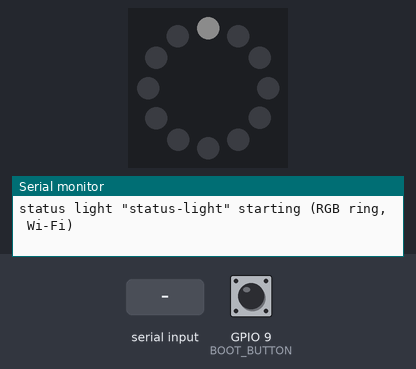
Bench run of a program on a simulated Seeed XIAO ESP32-C3. Shown: 12 RGB LEDs in a ring, first at the top, clockwise, the last lines printed to the serial monitor. The test bench sets the inputs (shaded band); at power-on: GPIO 9 (BOOT_BUTTON) HIGH. Dim RGB values are drawn brighter than linear; WiFi joins after 1.5 s; servers stay silent unless stated; EEPROM starts erased.

Above: at 0.1 s.
2.8 s: "p\n" received over Serial
At 2.95 s:
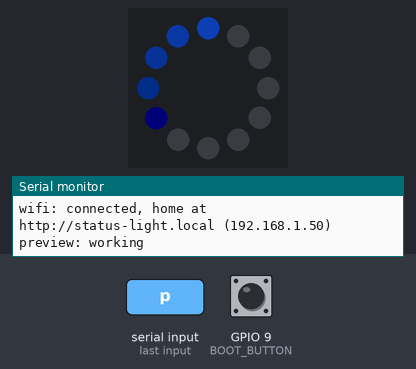
5.2 s: GPIO 9 (BOOT_BUTTON) pulled LOW for 3.2 s
At 6.29 s:
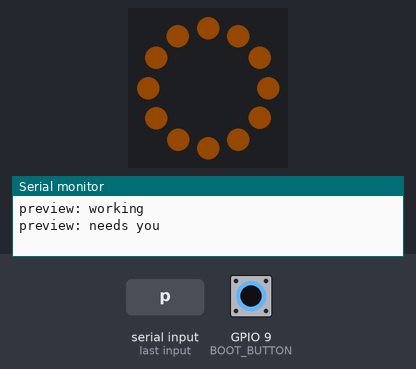
9.0 s: "[\n" received over Serial
At 10.9 s:
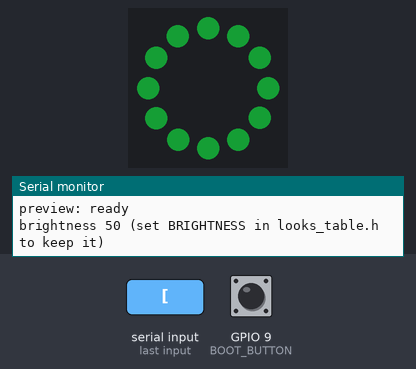
11.3 s: "?\n" received over Serial
14.3 s: GPIO 9 (BOOT_BUTTON) pulled LOW for 1 s
At 15.66 s:
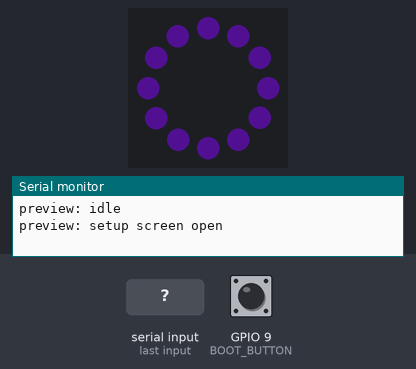

The program:

main.cpp
```cpp
// Claude Code status light: Seeed XIAO ESP32-C3 + 12-LED NeoPixel ring (RGB or RGBW).
//
// Two connection types, chosen per build (see platformio.ini):
//   Wi-Fi (USE_WIFI=1): long-polls the status hub (see hub/) and shows the combined state of
//     every Claude Code session on its channel. Hold BOOT 2 s for the setup screen.
//   USB (USE_WIFI=0): the radio stays off; the computer running Claude Code sends the state
//     over USB with `claude-light` (serial= in client.conf).
// Both take single characters over USB serial (115200; any baud works):
//   w working   n needs you   r ready   i idle   ? print status
//   p preview every look (include/looks_table.h)   [ ] brightness down/up (until restart)
//   s open the setup screen (Wi-Fi builds)

#include <Arduino.h>

#include "config.h"
#include "looks.h"
#include "settings.h"
#if USE_WIFI
#include "net.h"
#endif

static uint32_t lastCommandAt = 0;

static void statusLine() {
#if USE_WIFI
  Serial.println(netStatus());
#else
  Serial.printf("name %s, ring %s, USB only (radio off), showing %c\n", settings.name.c_str(),
                RGBW ? "RGBW" : "RGB", looksMode());
#endif
}

static void handleSerial() {
  while (Serial.available()) {
    char c = Serial.read();
    if (isStatusMode(c)) {
      looksSetMode(c);
      lastCommandAt = millis();
    } else if (c == '?') {
      statusLine();
    } else if (c == 'p') {
      looksPreview();
    } else if (c == '[' || c == ']') {
      Serial.printf("brightness %u (set BRIGHTNESS in looks_table.h to keep it)\n",
                    looksBrightnessStep(c == ']' ? 10 : -10));
#if USE_WIFI
    } else if (c == 's') {
      netOpenSetup();
#endif
    }
  }
}

#if USE_WIFI
static void handleBootButton() {
  static uint32_t pressedAt = 0;
  static bool fired = false;  // once per press
  if (digitalRead(BOOT_BUTTON) == LOW) {
    if (!pressedAt) pressedAt = millis();
    if (!fired && millis() - pressedAt > 2000) {
      fired = true;
      netOpenSetup();
    }
  } else {
    pressedAt = 0;
    fired = false;
  }
}
#else
// Nothing heard for a long time (e.g. the laptop went to sleep mid-session): go idle,
// like the hub does for silent sessions.
static void clearStaleUsbState() {
  uint32_t quiet = millis() - lastCommandAt;
  char m = looksMode();
  if ((m == 'w' && quiet > USB_WORKING_STALE_MS) || (m == 'n' && quiet > USB_NEEDS_STALE_MS)) {
    looksSetMode('i');
  }
}
#endif

void setup() {
  Serial.begin(115200);
  looksBegin();
  settingsLoad();
#if USE_WIFI
  pinMode(BOOT_BUTTON, INPUT_PULLUP);
  looksSetSystem(SYS_CONNECTING);
  looksFrame();
  Serial.printf("status light \"%s\" starting (%s ring, Wi-Fi)\n", settings.name.c_str(),
                RGBW ? "RGBW" : "RGB");
  netBegin();
#else
  Serial.printf("status light \"%s\" starting (%s ring, USB only)\n", settings.name.c_str(),
                RGBW ? "RGBW" : "RGB");
#endif
}

void loop() {
  static uint32_t lastFrame = 0;
  handleSerial();
#if USE_WIFI
  handleBootButton();
  if (char m = pendingMode) {
    pendingMode = 0;
    looksSetMode(m);
  }
  netLoop();
#else
  clearStaleUsbState();
#endif
  if (millis() - lastFrame >= 10) {
    lastFrame = millis();
    looksFrame();
  }
  delay(1);
}
```

certs.h
```cpp
#pragma once
// Generated by tools/make_certs.py: ISRG Root X1 + X2 (Let's Encrypt).
static const char HUB_ROOT_CAS[] =
    "-----BEGIN CERTIFICATE-----\n"
    "MIIFazCCA1OgAwIBAgIRAIIQz7DSQONZRGPgu2OCiwAwDQYJKoZIhvcNAQELBQAw\n"
    "TzELMAkGA1UEBhMCVVMxKTAnBgNVBAoTIEludGVybmV0IFNlY3VyaXR5IFJlc2Vh\n"
    "cmNoIEdyb3VwMRUwEwYDVQQDEwxJU1JHIFJvb3QgWDEwHhcNMTUwNjA0MTEwNDM4\n"
    "WhcNMzUwNjA0MTEwNDM4WjBPMQswCQYDVQQGEwJVUzEpMCcGA1UEChMgSW50ZXJu\n"
    "ZXQgU2VjdXJpdHkgUmVzZWFyY2ggR3JvdXAxFTATBgNVBAMTDElTUkcgUm9vdCBY\n"
    "MTCCAiIwDQYJKoZIhvcNAQEBBQADggIPADCCAgoCggIBAK3oJHP0FDfzm54rVygc\n"
    "h77ct984kIxuPOZXoHj3dcKi/vVqbvYATyjb3miGbESTtrFj/RQSa78f0uoxmyF+\n"
    "0TM8ukj13Xnfs7j/EvEhmkvBioZxaUpmZmyPfjxwv60pIgbz5MDmgK7iS4+3mX6U\n"
    "A5/TR5d8mUgjU+g4rk8Kb4Mu0UlXjIB0ttov0DiNewNwIRt18jA8+o+u3dpjq+sW\n"
    "T8KOEUt+zwvo/7V3LvSye0rgTBIlDHCNAymg4VMk7BPZ7hm/ELNKjD+Jo2FR3qyH\n"
    "B5T0Y3HsLuJvW5iB4YlcNHlsdu87kGJ55tukmi8mxdAQ4Q7e2RCOFvu396j3x+UC\n"
    "B5iPNgiV5+I3lg02dZ77DnKxHZu8A/lJBdiB3QW0KtZB6awBdpUKD9jf1b0SHzUv\n"
    "KBds0pjBqAlkd25HN7rOrFleaJ1/ctaJxQZBKT5ZPt0m9STJEadao0xAH0ahmbWn\n"
    "OlFuhjuefXKnEgV4We0+UXgVCwOPjdAvBbI+e0ocS3MFEvzG6uBQE3xDk3SzynTn\n"
    "jh8BCNAw1FtxNrQHusEwMFxIt4I7mKZ9YIqioymCzLq9gwQbooMDQaHWBfEbwrbw\n"
    "qHyGO0aoSCqI3Haadr8faqU9GY/rOPNk3sgrDQoo//fb4hVC1CLQJ13hef4Y53CI\n"
    "rU7m2Ys6xt0nUW7/vGT1M0NPAgMBAAGjQjBAMA4GA1UdDwEB/wQEAwIBBjAPBgNV\n"
    "HRMBAf8EBTADAQH/MB0GA1UdDgQWBBR5tFnme7bl5AFzgAiIyBpY9umbbjANBgkq\n"
    "hkiG9w0BAQsFAAOCAgEAVR9YqbyyqFDQDLHYGmkgJykIrGF1XIpu+ILlaS/V9lZL\n"
    "ubhzEFnTIZd+50xx+7LSYK05qAvqFyFWhfFQDlnrzuBZ6brJFe+GnY+EgPbk6ZGQ\n"
    "3BebYhtF8GaV0nxvwuo77x/Py9auJ/GpsMiu/X1+mvoiBOv/2X/qkSsisRcOj/KK\n"
    "NFtY2PwByVS5uCbMiogziUwthDyC3+6WVwW6LLv3xLfHTjuCvjHIInNzktHCgKQ5\n"
    "ORAzI4JMPJ+GslWYHb4phowim57iaztXOoJwTdwJx4nLCgdNbOhdjsnvzqvHu7Ur\n"
    "TkXWStAmzOVyyghqpZXjFaH3pO3JLF+l+/+sKAIuvtd7u+Nxe5AW0wdeRlN8NwdC\n"
    "jNPElpzVmbUq4JUagEiuTDkHzsxHpFKVK7q4+63SM1N95R1NbdWhscdCb+ZAJzVc\n"
    "oyi3B43njTOQ5yOf+1CceWxG1bQVs5ZufpsMljq4Ui0/1lvh+wjChP4kqKOJ2qxq\n"
    "4RgqsahDYVvTH9w7jXbyLeiNdd8XM2w9U/t7y0Ff/9yi0GE44Za4rF2LN9d11TPA\n"
    "mRGunUHBcnWEvgJBQl9nJEiU0Zsnvgc/ubhPgXRR4Xq37Z0j4r7g1SgEEzwxA57d\n"
    "emyPxgcYxn/eR44/KJ4EBs+lVDR3veyJm+kXQ99b21/+jh5Xos1AnX5iItreGCc=\n"
    "-----END CERTIFICATE-----\n"
    "-----BEGIN CERTIFICATE-----\n"
    "MIICGzCCAaGgAwIBAgIQQdKd0XLq7qeAwSxs6S+HUjAKBggqhkjOPQQDAzBPMQsw\n"
    "CQYDVQQGEwJVUzEpMCcGA1UEChMgSW50ZXJuZXQgU2VjdXJpdHkgUmVzZWFyY2gg\n"
    "R3JvdXAxFTATBgNVBAMTDElTUkcgUm9vdCBYMjAeFw0yMDA5MDQwMDAwMDBaFw00\n"
    "MDA5MTcxNjAwMDBaME8xCzAJBgNVBAYTAlVTMSkwJwYDVQQKEyBJbnRlcm5ldCBT\n"
    "ZWN1cml0eSBSZXNlYXJjaCBHcm91cDEVMBMGA1UEAxMMSVNSRyBSb290IFgyMHYw\n"
    "EAYHKoZIzj0CAQYFK4EEACIDYgAEzZvVn4CDCuwJSvMWSj5cz3es3mcFDR0HttwW\n"
    "+1qLFNvicWDEukWVEYmO6gbf9yoWHKS5xcUy4APgHoIYOIvXRdgKam7mAHf7AlF9\n"
    "ItgKbppbd9/w+kHsOdx1ymgHDB/qo0IwQDAOBgNVHQ8BAf8EBAMCAQYwDwYDVR0T\n"
    "AQH/BAUwAwEB/zAdBgNVHQ4EFgQUfEKWrt5LSDv6kviejM9ti6lyN5UwCgYIKoZI\n"
    "zj0EAwMDaAAwZQIwe3lORlCEwkSHRhtFcP9Ymd70/aTSVaYgLXTWNLxBo1BfASdW\n"
    "tL4ndQavEi51mI38AjEAi/V3bNTIZargCyzuFJ0nN6T5U6VR5CmD1/iQMVtCnwr1\n"
    "/q4AaOeMSQ+2b1tbFfLn\n"
    "-----END CERTIFICATE-----\n";
```

looks.h
```cpp
#pragma once
#include <Arduino.h>

// Status modes (from the hub, USB serial or the local web page):
//   'w' working, 'n' needs you, 'r' ready, 'i' idle
// System looks shown on top of the status while something needs attention:
//   SYS_SETUP       setup screen open (join the StatusLight-Setup Wi-Fi from a phone)
//   SYS_CONNECTING  joining Wi-Fi
//   SYS_OFFLINE     can't reach the hub
//   SYS_BAD_TOKEN   the hub rejected the token
enum SystemLook : uint8_t { SYS_NONE, SYS_SETUP, SYS_CONNECTING, SYS_OFFLINE, SYS_BAD_TOKEN };

void looksBegin();
bool isStatusMode(char m);
void looksSetMode(char m);  // restarts the animation only when the mode changes
char looksMode();
void looksSetSystem(SystemLook s);
SystemLook looksSystem();
void looksFrame();  // draw one frame; call every ~10 ms
void looksPreview();  // show every look in include/looks_table.h for 3 s each
uint8_t looksBrightnessStep(int delta);  // live brightness change (not saved); returns the new level
```

looks_table.h
```cpp
// Every look the light can show, in one place. Edit this file to change how the light looks,
// then rebuild and flash. Type `p` on USB serial to preview every look in turn, and `[` / `]`
// to try other brightness levels live.
//
// Each look is:  { "name", {red, green, blue, white}, effect, period ms, low %, high %, show ms }
//
//   color     0-255 each (any online color picker shows red/green/blue). White drives the
//             white LED on RGBW rings: add some for pastels, or use only white for a clean
//             white. On RGB rings the white amount is mixed from red+green+blue instead, so
//             the same line works on both (a bit bluer on RGB).
//   effect    Steady   one brightness (high), no movement
//             Breathe  slow fade low -> high -> low; one breath = period
//             Blink    whole ring on (high) / off (low); one on + off = period
//             Spin     one bright pixel (high) circles the ring, the rest sit at low; one lap = period
//             Comet    like Spin with a fading 5-pixel tail
//             Fill     lights up pixel by pixel over period, then glows gently between low and high
//             Pip      pixel 0 flashes briefly (high) once per period; the rest stay off
//             DoublePip  same, two quick flashes per period
//   low/high  brightness, 0-100 %, on top of BRIGHTNESS below
//   show ms   0 = shown as long as the state lasts. Otherwise the look fades out over its last
//             3 s and the light goes idle (used for "ready").
//
// What picks the look: a system look (setup screen, joining Wi-Fi, hub problems) wins over the
// status from Claude Code; `p` preview wins over both. Status names: w = Working, n = Needs,
// r = Ready, i = Idle.
#pragma once

#include <stdint.h>

// Overall brightness, 0-255. 60 is soft on a desk and well inside what USB can power
// (12 LEDs at full white would be ~0.7 A at 255). Try levels live with [ and ].
constexpr uint8_t BRIGHTNESS = 60;

struct Rgbw {
  uint8_t r, g, b, w;
};

enum class Effect : uint8_t { Steady, Breathe, Blink, Spin, Comet, Fill, Pip, DoublePip };

struct Look {
  const char* name;
  Rgbw color;
  Effect effect;
  uint16_t periodMs;
  uint8_t low;
  uint8_t high;
  uint32_t showMs;
};

namespace looks {

// clang-format off
// ---- Status from Claude Code ------------------------------------------------------------------
//                          name                  color                  effect             period low high  show
inline constexpr Look Working    {"working",           { 20,  90, 255,   0}, Effect::Comet,     1080,   0, 100,     0};
inline constexpr Look Needs      {"needs you",         {255, 120,   0,   0}, Effect::Breathe,   2000,  15, 100,     0};
inline constexpr Look Ready      {"ready",             { 40, 255,  90,   0}, Effect::Fill,      1000,  45,  60, 60000};
inline constexpr Look Idle       {"idle",              {  0,   0,   0,   0}, Effect::Steady,       0,   0,   0,     0};

// ---- System (Wi-Fi lights) --------------------------------------------------------------------
inline constexpr Look Setup      {"setup screen open", {150,  40, 255,   0}, Effect::Breathe,   3000,  10,  70,     0};
inline constexpr Look Connecting {"joining Wi-Fi",     {  0,   0,   0,  90}, Effect::Spin,      1440,   0,  60,     0};
inline constexpr Look Offline    {"hub unreachable",   {255,   0,   0,   0}, Effect::Pip,       2000,   0,  70,     0};
inline constexpr Look BadToken   {"hub token wrong",   {255,   0, 160,   0}, Effect::DoublePip, 2000,   0,  70,     0};
// clang-format on

// The order `p` previews them in.
inline constexpr const Look* All[] = {&Working, &Needs, &Ready, &Idle, &Setup, &Connecting, &Offline, &BadToken};

}  // namespace looks
```

net.h
```cpp
#pragma once
#include <Arduino.h>

#include "looks.h"

// Wi-Fi (with the phone setup screen), the hub long-poll, and the local web page.
void netBegin();
void netLoop();       // call from loop()
void netOpenSetup();  // open the setup screen (BOOT button, serial 's')
String netStatus();   // one line for the serial '?' command

// Mode requested by the hub-poll task; loop() applies it. 0 = nothing pending.
extern volatile char pendingMode;
```

looks.cpp
```cpp
// Draws the looks defined in include/looks_table.h. To change colors or effects, edit that
// file, not this one.
#include "looks.h"

#include <Adafruit_NeoPixel.h>

#include "config.h"
#include "looks_table.h"

#if RGBW
static Adafruit_NeoPixel ring(LED_COUNT, LED_PIN, NEO_GRBW + NEO_KHZ800);
#else
static Adafruit_NeoPixel ring(LED_COUNT, LED_PIN, NEO_GRB + NEO_KHZ800);
#endif

static char mode = 'i';
static uint32_t modeStart = 0;
static SystemLook sys = SYS_NONE;
static uint32_t sysStart = 0;
static int previewIndex = -1;  // >= 0 while `p` is previewing
static uint32_t previewStart = 0;
constexpr uint32_t PREVIEW_STEP_MS = 3000;
constexpr uint32_t FADE_OUT_MS = 3000;

static void put(int i, float v, Rgbw c) {
  v = constrain(v, 0.0f, 1.0f);
  int px = ((i + PIXEL_OFFSET) % LED_COUNT + LED_COUNT) % LED_COUNT;
#if RGBW
  ring.setPixelColor(px, ring.Color(c.r * v, c.g * v, c.b * v, c.w * v));
#else
  ring.setPixelColor(px, ring.Color(min(255, c.r + c.w) * v, min(255, c.g + c.w) * v,
                                    min(255, c.b + c.w) * v));
#endif
}

static float wave(uint32_t t, uint32_t periodMs) {  // 0..1..0 over one period, starts at 0
  if (!periodMs) return 1;
  return (1 - cosf(2 * PI * (t % periodMs) / (float)periodMs)) / 2;
}

// Draws one look `t` ms after it started. Returns false once a timed look (show ms) is over.
static bool draw(const Look& L, uint32_t t) {
  if (L.showMs && t >= L.showMs) return false;
  float lo = L.low / 100.0f, hi = L.high / 100.0f;
  float fade = 1;
  if (L.showMs && t + FADE_OUT_MS > L.showMs) fade = (L.showMs - t) / (float)FADE_OUT_MS;
  uint32_t p = L.periodMs ? L.periodMs : 1;

  switch (L.effect) {
    case Effect::Steady:
      for (int i = 0; i < LED_COUNT; i++) put(i, hi * fade, L.color);
      break;
    case Effect::Breathe:
      for (int i = 0; i < LED_COUNT; i++) put(i, (lo + (hi - lo) * wave(t, p)) * fade, L.color);
      break;
    case Effect::Blink: {
      float v = (t % p) < p / 2 ? hi : lo;
      for (int i = 0; i < LED_COUNT; i++) put(i, v * fade, L.color);
      break;
    }
    case Effect::Spin: {
      int head = (int)((t % p) * LED_COUNT / p);
      for (int i = 0; i < LED_COUNT; i++) put(i, (i == head ? hi : lo) * fade, L.color);
      break;
    }
    case Effect::Comet: {
      float head = (t % p) * (float)LED_COUNT / p;
      for (int i = 0; i < LED_COUNT; i++) {
        float d = head - i;
        if (d < 0) d += LED_COUNT;
        float tail = d < 5 ? 1 - d / 5 : 0;
        put(i, (lo + (hi - lo) * tail * tail) * fade, L.color);
      }
      break;
    }
    case Effect::Fill: {
      float filled = t * (float)LED_COUNT / p;
      float glow = lo + (hi - lo) * wave(t, 4000);
      for (int i = 0; i < LED_COUNT; i++) {
        float v = constrain(filled - i, 0.0f, 1.0f);
        put(i, (v * glow + (v < 1 ? v * 0.4f : 0)) * fade, L.color);  // bright leading edge
      }
      break;
    }
    case Effect::Pip:
      if (t % p < 150) put(0, hi, L.color);
      break;
    case Effect::DoublePip: {
      uint32_t s = t % p;
      if (s < 120 || (s > 300 && s < 420)) put(0, hi, L.color);
      break;
    }
  }
  return true;
}

static const Look& statusLook(char m) {
  switch (m) {
    case 'w': return looks::Working;
    case 'n': return looks::Needs;
    case 'r': return looks::Ready;
    default: return looks::Idle;
  }
}

static const Look& systemLook(SystemLook s) {
  switch (s) {
    case SYS_SETUP: return looks::Setup;
    case SYS_CONNECTING: return looks::Connecting;
    case SYS_OFFLINE: return looks::Offline;
    default: return looks::BadToken;
  }
}

void looksBegin() {
  ring.begin();
  ring.setBrightness(BRIGHTNESS);
  ring.clear();
  ring.show();
}

bool isStatusMode(char m) { return m == 'w' || m == 'n' || m == 'r' || m == 'i'; }

void looksSetMode(char m) {
  if (!isStatusMode(m) || m == mode) return;
  mode = m;
  modeStart = millis();
}

char looksMode() { return mode; }

void looksSetSystem(SystemLook s) {
  if (s == sys) return;
  sys = s;
  sysStart = millis();
}

SystemLook looksSystem() { return sys; }

void looksPreview() {
  previewIndex = 0;
  previewStart = millis();
  Serial.printf("preview: %s\n", looks::All[0]->name);
}

uint8_t looksBrightnessStep(int delta) {
  int b = constrain((int)ring.getBrightness() + delta, 5, 255);
  ring.setBrightness(b);
  return b;
}

void looksFrame() {
  uint32_t now = millis();
  ring.clear();
  if (previewIndex >= 0) {
    uint32_t t = now - previewStart;
    if (t >= PREVIEW_STEP_MS) {
      constexpr int count = sizeof(looks::All) / sizeof(looks::All[0]);
      if (++previewIndex >= count) {
        previewIndex = -1;
        Serial.println("preview: done");
      } else {
        previewStart = now;
        t = 0;
        Serial.printf("preview: %s\n", looks::All[previewIndex]->name);
      }
    }
    if (previewIndex >= 0) {
      draw(*looks::All[previewIndex], t);  // the first 3 s of each look
    }
  } else if (sys != SYS_NONE) {
    draw(systemLook(sys), now - sysStart);
  } else if (!draw(statusLook(mode), now - modeStart)) {
    mode = 'i';  // a timed look (ready) is over
  }
  ring.show();
}
```

config.h
```cpp
#pragma once
#include <stdint.h>
// Hardware and timing settings shared by every light. Colors, effects and brightness live in
// looks_table.h. Per-light settings (name, hub,
// token, channel) are entered on the setup screen and saved on the board instead.

#ifndef RGBW
#define RGBW 0  // 0 = RGB ring, 1 = RGBW ring. Set per build env in platformio.ini.
#endif

#ifndef USE_WIFI
#define USE_WIFI 1  // 1 = Wi-Fi + hub, 0 = USB only (radio never turned on). Set per build env.
#endif

// USB-only lights hear nothing when the computer sleeps mid-session, so a stuck state
// clears itself after the same limits the hub uses.
constexpr uint32_t USB_WORKING_STALE_MS = 20UL * 60 * 1000;
constexpr uint32_t USB_NEEDS_STALE_MS = 3UL * 60 * 60 * 1000;

constexpr int LED_PIN = 4;          // XIAO pin D2 (GPIO4) -> 470 ohm -> ring "IN"
constexpr int LED_COUNT = 12;
constexpr int PIXEL_OFFSET = 0;     // rotate animations so pixel 0 sits where you want it
constexpr int BOOT_BUTTON = 9;      // the XIAO's BOOT button; hold 2 s (after start-up) for setup

constexpr int HUB_WAIT_S = 25;              // long-poll length; the hub answers sooner on a change
constexpr int HUB_FAILS_BEFORE_WARNING = 3; // failed polls in a row before the light shows it

constexpr const char* SETUP_NETWORK = "StatusLight-Setup";
constexpr const char* DEFAULT_NAME = "status-light";
constexpr const char* DEFAULT_CHANNEL = "home";
```

Source omitted: net.cpp (8093 bytes), settings.h (463 bytes), settings.cpp (1406 bytes)

Measured:
- after the input at 2.8 s, the LEDs: change at once (image 1)
